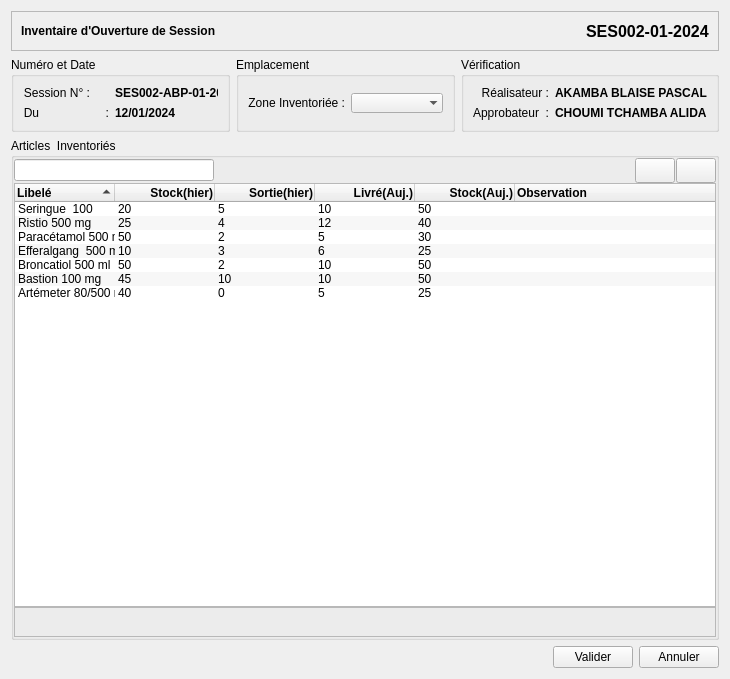
<?xml version="1.0" encoding="UTF-8"?>
<ui version="4.0">
 <class>SessionOpeningInventoryForm</class>
 <widget class="QWidget" name="SessionOpeningInventoryForm">
  <property name="geometry">
   <rect>
    <x>0</x>
    <y>0</y>
    <width>730</width>
    <height>679</height>
   </rect>
  </property>
  <property name="windowTitle">
   <string>Inventaire d'Ouverture de Session</string>
  </property>
  <layout class="QVBoxLayout" name="verticalLayout_3">
   <item>
    <widget class="QFrame" name="frame_2">
     <property name="enabled">
      <bool>true</bool>
     </property>
     <property name="minimumSize">
      <size>
       <width>0</width>
       <height>40</height>
      </size>
     </property>
     <property name="maximumSize">
      <size>
       <width>16777215</width>
       <height>40</height>
      </size>
     </property>
     <property name="frameShape">
      <enum>QFrame::StyledPanel</enum>
     </property>
     <property name="frameShadow">
      <enum>QFrame::Plain</enum>
     </property>
     <property name="lineWidth">
      <number>0</number>
     </property>
     <layout class="QHBoxLayout" name="horizontalLayout_7">
      <item>
       <widget class="QLabel" name="label_3">
        <property name="sizePolicy">
         <sizepolicy hsizetype="Expanding" vsizetype="Preferred">
          <horstretch>0</horstretch>
          <verstretch>0</verstretch>
         </sizepolicy>
        </property>
        <property name="font">
         <font>
          <bold>true</bold>
         </font>
        </property>
        <property name="lineWidth">
         <number>0</number>
        </property>
        <property name="text">
         <string>Inventaire d'Ouverture de Session</string>
        </property>
       </widget>
      </item>
      <item>
       <widget class="QLabel" name="label_4">
        <property name="font">
         <font>
          <pointsize>12</pointsize>
          <bold>true</bold>
         </font>
        </property>
        <property name="text">
         <string>SES002-01-2024</string>
        </property>
       </widget>
      </item>
     </layout>
    </widget>
   </item>
   <item>
    <layout class="QHBoxLayout" name="horizontalLayout_6">
     <item>
      <widget class="QGroupBox" name="groupBox">
       <property name="title">
        <string>Numéro et Date</string>
       </property>
       <layout class="QGridLayout" name="gridLayout_4">
        <item row="0" column="0">
         <layout class="QGridLayout" name="gridLayout_3">
          <item row="1" column="0">
           <widget class="QLabel" name="label">
            <property name="sizePolicy">
             <sizepolicy hsizetype="Fixed" vsizetype="Preferred">
              <horstretch>0</horstretch>
              <verstretch>0</verstretch>
             </sizepolicy>
            </property>
            <property name="text">
             <string>Du                    :</string>
            </property>
            <property name="alignment">
             <set>Qt::AlignRight|Qt::AlignTrailing|Qt::AlignVCenter</set>
            </property>
           </widget>
          </item>
          <item row="1" column="1">
           <widget class="QLabel" name="label_9">
            <property name="sizePolicy">
             <sizepolicy hsizetype="Ignored" vsizetype="Preferred">
              <horstretch>0</horstretch>
              <verstretch>0</verstretch>
             </sizepolicy>
            </property>
            <property name="minimumSize">
             <size>
              <width>70</width>
              <height>0</height>
             </size>
            </property>
            <property name="font">
             <font>
              <bold>true</bold>
             </font>
            </property>
            <property name="text">
             <string>12/01/2024</string>
            </property>
           </widget>
          </item>
          <item row="0" column="0">
           <widget class="QLabel" name="label_5">
            <property name="sizePolicy">
             <sizepolicy hsizetype="Fixed" vsizetype="Preferred">
              <horstretch>0</horstretch>
              <verstretch>0</verstretch>
             </sizepolicy>
            </property>
            <property name="text">
             <string>Session N° :</string>
            </property>
            <property name="alignment">
             <set>Qt::AlignRight|Qt::AlignTrailing|Qt::AlignVCenter</set>
            </property>
           </widget>
          </item>
          <item row="0" column="1">
           <widget class="QLabel" name="label_8">
            <property name="sizePolicy">
             <sizepolicy hsizetype="Ignored" vsizetype="Preferred">
              <horstretch>0</horstretch>
              <verstretch>0</verstretch>
             </sizepolicy>
            </property>
            <property name="minimumSize">
             <size>
              <width>95</width>
              <height>0</height>
             </size>
            </property>
            <property name="font">
             <font>
              <bold>true</bold>
             </font>
            </property>
            <property name="text">
             <string>SES002-ABP-01-2024</string>
            </property>
            <property name="alignment">
             <set>Qt::AlignLeading|Qt::AlignLeft|Qt::AlignVCenter</set>
            </property>
           </widget>
          </item>
         </layout>
        </item>
       </layout>
      </widget>
     </item>
     <item>
      <widget class="QGroupBox" name="groupBox_4">
       <property name="title">
        <string>Emplacement</string>
       </property>
       <layout class="QGridLayout" name="gridLayout_6">
        <item row="0" column="0">
         <layout class="QGridLayout" name="gridLayout_5">
          <item row="0" column="0">
           <widget class="QLabel" name="label_17">
            <property name="text">
             <string>Zone Inventoriée :</string>
            </property>
            <property name="alignment">
             <set>Qt::AlignRight|Qt::AlignTrailing|Qt::AlignVCenter</set>
            </property>
           </widget>
          </item>
          <item row="0" column="1">
           <widget class="QComboBox" name="comboBox_4">
            <property name="placeholderText">
             <string>Infirmerie</string>
            </property>
            <property name="frame">
             <bool>false</bool>
            </property>
           </widget>
          </item>
         </layout>
        </item>
       </layout>
      </widget>
     </item>
     <item>
      <widget class="QGroupBox" name="groupBox_2">
       <property name="title">
        <string>Vérification</string>
       </property>
       <layout class="QGridLayout" name="gridLayout_2">
        <item row="0" column="0">
         <layout class="QHBoxLayout" name="horizontalLayout_4">
          <property name="sizeConstraint">
           <enum>QLayout::SetFixedSize</enum>
          </property>
          <item>
           <widget class="QLabel" name="label_2">
            <property name="maximumSize">
             <size>
              <width>90</width>
              <height>16777215</height>
             </size>
            </property>
            <property name="text">
             <string>Réalisateur :</string>
            </property>
            <property name="alignment">
             <set>Qt::AlignRight|Qt::AlignTrailing|Qt::AlignVCenter</set>
            </property>
           </widget>
          </item>
          <item>
           <widget class="QLabel" name="label_10">
            <property name="sizePolicy">
             <sizepolicy hsizetype="Fixed" vsizetype="Preferred">
              <horstretch>0</horstretch>
              <verstretch>0</verstretch>
             </sizepolicy>
            </property>
            <property name="font">
             <font>
              <bold>true</bold>
             </font>
            </property>
            <property name="text">
             <string>AKAMBA BLAISE PASCAL</string>
            </property>
           </widget>
          </item>
         </layout>
        </item>
        <item row="1" column="0">
         <layout class="QHBoxLayout" name="horizontalLayout_5">
          <property name="sizeConstraint">
           <enum>QLayout::SetFixedSize</enum>
          </property>
          <item>
           <widget class="QLabel" name="label_7">
            <property name="maximumSize">
             <size>
              <width>90</width>
              <height>16777215</height>
             </size>
            </property>
            <property name="text">
             <string>Approbateur  :</string>
            </property>
            <property name="alignment">
             <set>Qt::AlignRight|Qt::AlignTrailing|Qt::AlignVCenter</set>
            </property>
           </widget>
          </item>
          <item>
           <widget class="QLabel" name="label_11">
            <property name="sizePolicy">
             <sizepolicy hsizetype="Fixed" vsizetype="Preferred">
              <horstretch>0</horstretch>
              <verstretch>0</verstretch>
             </sizepolicy>
            </property>
            <property name="font">
             <font>
              <bold>true</bold>
             </font>
            </property>
            <property name="text">
             <string>CHOUMI TCHAMBA ALIDA</string>
            </property>
           </widget>
          </item>
         </layout>
        </item>
       </layout>
      </widget>
     </item>
    </layout>
   </item>
   <item>
    <widget class="QGroupBox" name="groupBox_3">
     <property name="title">
      <string>Articles  Inventoriés</string>
     </property>
     <layout class="QGridLayout" name="gridLayout">
      <property name="leftMargin">
       <number>0</number>
      </property>
      <property name="topMargin">
       <number>0</number>
      </property>
      <property name="rightMargin">
       <number>0</number>
      </property>
      <property name="bottomMargin">
       <number>0</number>
      </property>
      <property name="spacing">
       <number>0</number>
      </property>
      <item row="0" column="0">
       <layout class="QVBoxLayout" name="verticalLayout_2">
        <property name="spacing">
         <number>0</number>
        </property>
        <item>
         <layout class="QHBoxLayout" name="horizontalLayout">
          <property name="spacing">
           <number>1</number>
          </property>
          <item>
           <widget class="QLineEdit" name="lineEdit">
            <property name="sizePolicy">
             <sizepolicy hsizetype="Expanding" vsizetype="Fixed">
              <horstretch>0</horstretch>
              <verstretch>0</verstretch>
             </sizepolicy>
            </property>
            <property name="maximumSize">
             <size>
              <width>200</width>
              <height>16777215</height>
             </size>
            </property>
            <property name="toolTip">
             <string extracomment="Enter Barcode to Scan"/>
            </property>
           </widget>
          </item>
          <item>
           <spacer name="horizontalSpacer">
            <property name="orientation">
             <enum>Qt::Horizontal</enum>
            </property>
            <property name="sizeHint" stdset="0">
             <size>
              <width>28</width>
              <height>25</height>
             </size>
            </property>
           </spacer>
          </item>
          <item>
           <widget class="QPushButton" name="pushButton_2">
            <property name="minimumSize">
             <size>
              <width>0</width>
              <height>25</height>
             </size>
            </property>
            <property name="icon">
             <iconset resource="../../../../../core/ui/views.qrc">
              <normaloff>:/icons/icons/list-remove.png</normaloff>:/icons/icons/list-remove.png</iconset>
            </property>
           </widget>
          </item>
          <item>
           <widget class="QPushButton" name="pushButton">
            <property name="minimumSize">
             <size>
              <width>0</width>
              <height>25</height>
             </size>
            </property>
            <property name="icon">
             <iconset resource="../../../../../core/ui/views.qrc">
              <normaloff>:/icons/icons/list-add.png</normaloff>:/icons/icons/list-add.png</iconset>
            </property>
           </widget>
          </item>
         </layout>
        </item>
        <item>
         <widget class="QWidget" name="widget" native="true">
          <layout class="QVBoxLayout" name="verticalLayout">
           <property name="spacing">
            <number>0</number>
           </property>
           <property name="leftMargin">
            <number>0</number>
           </property>
           <property name="topMargin">
            <number>0</number>
           </property>
           <property name="rightMargin">
            <number>0</number>
           </property>
           <property name="bottomMargin">
            <number>0</number>
           </property>
           <item>
            <widget class="QTreeWidget" name="treeWidget">
             <property name="sizeAdjustPolicy">
              <enum>QAbstractScrollArea::AdjustToContents</enum>
             </property>
             <property name="alternatingRowColors">
              <bool>true</bool>
             </property>
             <property name="textElideMode">
              <enum>Qt::ElideNone</enum>
             </property>
             <property name="autoExpandDelay">
              <number>0</number>
             </property>
             <property name="rootIsDecorated">
              <bool>false</bool>
             </property>
             <property name="uniformRowHeights">
              <bool>true</bool>
             </property>
             <property name="sortingEnabled">
              <bool>true</bool>
             </property>
             <attribute name="headerHighlightSections">
              <bool>true</bool>
             </attribute>
             <column>
              <property name="text">
               <string>Libelé</string>
              </property>
              <property name="toolTip">
               <string>Nom du Médicament</string>
              </property>
              <property name="font">
               <font>
                <bold>true</bold>
               </font>
              </property>
             </column>
             <column>
              <property name="text">
               <string>Stock(hier)</string>
              </property>
              <property name="toolTip">
               <string>Quantité totale de Médicament avec laquelle a commencé le service hier</string>
              </property>
              <property name="font">
               <font>
                <bold>true</bold>
               </font>
              </property>
              <property name="textAlignment">
               <set>AlignTrailing|AlignVCenter</set>
              </property>
             </column>
             <column>
              <property name="text">
               <string>Sortie(hier)</string>
              </property>
              <property name="toolTip">
               <string>Quantité totale de Médicaments écoulés hier</string>
              </property>
              <property name="font">
               <font>
                <bold>true</bold>
               </font>
              </property>
              <property name="textAlignment">
               <set>AlignTrailing|AlignVCenter</set>
              </property>
             </column>
             <column>
              <property name="text">
               <string>Livré(Auj.)</string>
              </property>
              <property name="toolTip">
               <string>Quantité de médicaments qui vous a été livrée Aujourd'hui</string>
              </property>
              <property name="font">
               <font>
                <bold>true</bold>
               </font>
              </property>
              <property name="textAlignment">
               <set>AlignTrailing|AlignVCenter</set>
              </property>
             </column>
             <column>
              <property name="text">
               <string>Stock(Auj.)</string>
              </property>
              <property name="toolTip">
               <string>Quantité totale de Médicament avec laquelle vous commencez le service aujourd'hui</string>
              </property>
              <property name="font">
               <font>
                <bold>true</bold>
               </font>
              </property>
              <property name="textAlignment">
               <set>AlignTrailing|AlignVCenter</set>
              </property>
             </column>
             <column>
              <property name="text">
               <string>Observation</string>
              </property>
              <property name="font">
               <font>
                <bold>true</bold>
               </font>
              </property>
             </column>
             <item>
              <property name="text">
               <string>Seringue  100</string>
              </property>
              <property name="icon">
               <iconset resource="../../../../../core/ui/views.qrc">
                <normaloff>:/icons/icons/drugs.png</normaloff>:/icons/icons/drugs.png</iconset>
              </property>
              <property name="text">
               <string>20</string>
              </property>
              <property name="textAlignment">
               <set>AlignTrailing|AlignVCenter</set>
              </property>
              <property name="text">
               <string>5</string>
              </property>
              <property name="textAlignment">
               <set>AlignTrailing|AlignVCenter</set>
              </property>
              <property name="text">
               <string>10</string>
              </property>
              <property name="textAlignment">
               <set>AlignTrailing|AlignVCenter</set>
              </property>
              <property name="text">
               <string>50</string>
              </property>
              <property name="textAlignment">
               <set>AlignTrailing|AlignVCenter</set>
              </property>
              <property name="text">
               <string/>
              </property>
             </item>
             <item>
              <property name="text">
               <string>Ristio 500 mg</string>
              </property>
              <property name="text">
               <string>25</string>
              </property>
              <property name="textAlignment">
               <set>AlignTrailing|AlignVCenter</set>
              </property>
              <property name="text">
               <string>4</string>
              </property>
              <property name="textAlignment">
               <set>AlignTrailing|AlignVCenter</set>
              </property>
              <property name="text">
               <string>12</string>
              </property>
              <property name="textAlignment">
               <set>AlignTrailing|AlignVCenter</set>
              </property>
              <property name="text">
               <string>40</string>
              </property>
              <property name="textAlignment">
               <set>AlignTrailing|AlignVCenter</set>
              </property>
              <property name="text">
               <string/>
              </property>
             </item>
             <item>
              <property name="text">
               <string>Paracétamol 500 mg</string>
              </property>
              <property name="text">
               <string>50</string>
              </property>
              <property name="textAlignment">
               <set>AlignTrailing|AlignVCenter</set>
              </property>
              <property name="text">
               <string>2</string>
              </property>
              <property name="textAlignment">
               <set>AlignTrailing|AlignVCenter</set>
              </property>
              <property name="text">
               <string>5</string>
              </property>
              <property name="textAlignment">
               <set>AlignTrailing|AlignVCenter</set>
              </property>
              <property name="text">
               <string>30</string>
              </property>
              <property name="textAlignment">
               <set>AlignTrailing|AlignVCenter</set>
              </property>
              <property name="text">
               <string/>
              </property>
             </item>
             <item>
              <property name="text">
               <string>Efferalgang  500 mg</string>
              </property>
              <property name="text">
               <string>10</string>
              </property>
              <property name="textAlignment">
               <set>AlignTrailing|AlignVCenter</set>
              </property>
              <property name="text">
               <string>3</string>
              </property>
              <property name="textAlignment">
               <set>AlignTrailing|AlignVCenter</set>
              </property>
              <property name="text">
               <string>6</string>
              </property>
              <property name="textAlignment">
               <set>AlignTrailing|AlignVCenter</set>
              </property>
              <property name="text">
               <string>25</string>
              </property>
              <property name="textAlignment">
               <set>AlignTrailing|AlignVCenter</set>
              </property>
              <property name="text">
               <string/>
              </property>
             </item>
             <item>
              <property name="text">
               <string>Broncatiol 500 ml</string>
              </property>
              <property name="text">
               <string>50</string>
              </property>
              <property name="textAlignment">
               <set>AlignTrailing|AlignVCenter</set>
              </property>
              <property name="text">
               <string>2</string>
              </property>
              <property name="textAlignment">
               <set>AlignTrailing|AlignVCenter</set>
              </property>
              <property name="text">
               <string>10</string>
              </property>
              <property name="textAlignment">
               <set>AlignTrailing|AlignVCenter</set>
              </property>
              <property name="text">
               <string>50</string>
              </property>
              <property name="textAlignment">
               <set>AlignTrailing|AlignVCenter</set>
              </property>
              <property name="text">
               <string/>
              </property>
             </item>
             <item>
              <property name="text">
               <string>Bastion 100 mg</string>
              </property>
              <property name="text">
               <string>45</string>
              </property>
              <property name="textAlignment">
               <set>AlignTrailing|AlignVCenter</set>
              </property>
              <property name="text">
               <string>10</string>
              </property>
              <property name="textAlignment">
               <set>AlignTrailing|AlignVCenter</set>
              </property>
              <property name="text">
               <string>10</string>
              </property>
              <property name="textAlignment">
               <set>AlignTrailing|AlignVCenter</set>
              </property>
              <property name="text">
               <string>50</string>
              </property>
              <property name="textAlignment">
               <set>AlignTrailing|AlignVCenter</set>
              </property>
              <property name="text">
               <string/>
              </property>
             </item>
             <item>
              <property name="text">
               <string>Artémeter 80/500 mg</string>
              </property>
              <property name="text">
               <string>40</string>
              </property>
              <property name="textAlignment">
               <set>AlignTrailing|AlignVCenter</set>
              </property>
              <property name="text">
               <string>0</string>
              </property>
              <property name="textAlignment">
               <set>AlignTrailing|AlignVCenter</set>
              </property>
              <property name="text">
               <string>5</string>
              </property>
              <property name="textAlignment">
               <set>AlignTrailing|AlignVCenter</set>
              </property>
              <property name="text">
               <string>25</string>
              </property>
              <property name="textAlignment">
               <set>AlignTrailing|AlignVCenter</set>
              </property>
              <property name="text">
               <string/>
              </property>
             </item>
            </widget>
           </item>
           <item>
            <widget class="QFrame" name="frame_3">
             <property name="minimumSize">
              <size>
               <width>0</width>
               <height>30</height>
              </size>
             </property>
             <property name="frameShape">
              <enum>QFrame::StyledPanel</enum>
             </property>
             <property name="frameShadow">
              <enum>QFrame::Raised</enum>
             </property>
            </widget>
           </item>
          </layout>
         </widget>
        </item>
       </layout>
      </item>
     </layout>
    </widget>
   </item>
   <item>
    <layout class="QHBoxLayout" name="horizontalLayout_2">
     <item>
      <spacer name="horizontalSpacer_2">
       <property name="orientation">
        <enum>Qt::Horizontal</enum>
       </property>
       <property name="sizeHint" stdset="0">
        <size>
         <width>40</width>
         <height>20</height>
        </size>
       </property>
      </spacer>
     </item>
     <item>
      <widget class="QPushButton" name="pushButton_3">
       <property name="text">
        <string>Valider</string>
       </property>
      </widget>
     </item>
     <item>
      <widget class="QPushButton" name="pushButton_4">
       <property name="text">
        <string>Annuler</string>
       </property>
      </widget>
     </item>
    </layout>
   </item>
  </layout>
 </widget>
 <resources>
  <include location="../../../../../core/ui/views.qrc"/>
 </resources>
 <connections/>
</ui>
